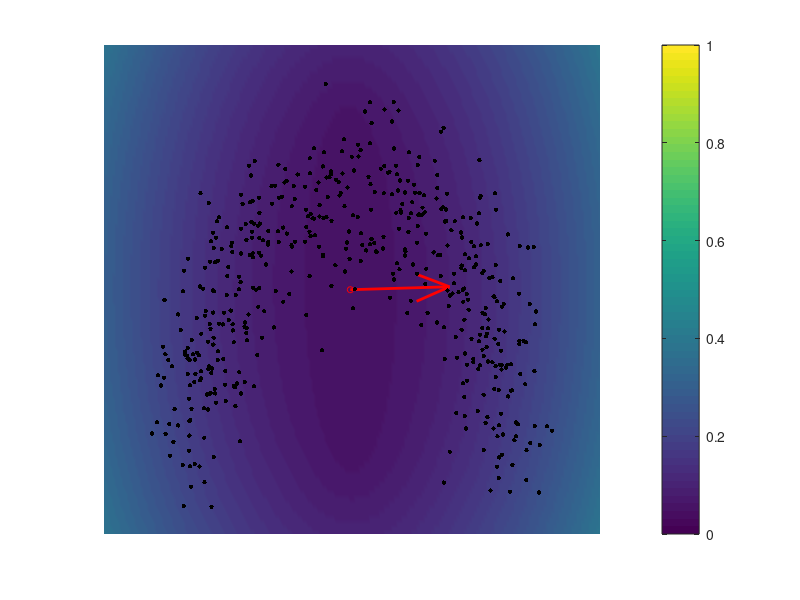
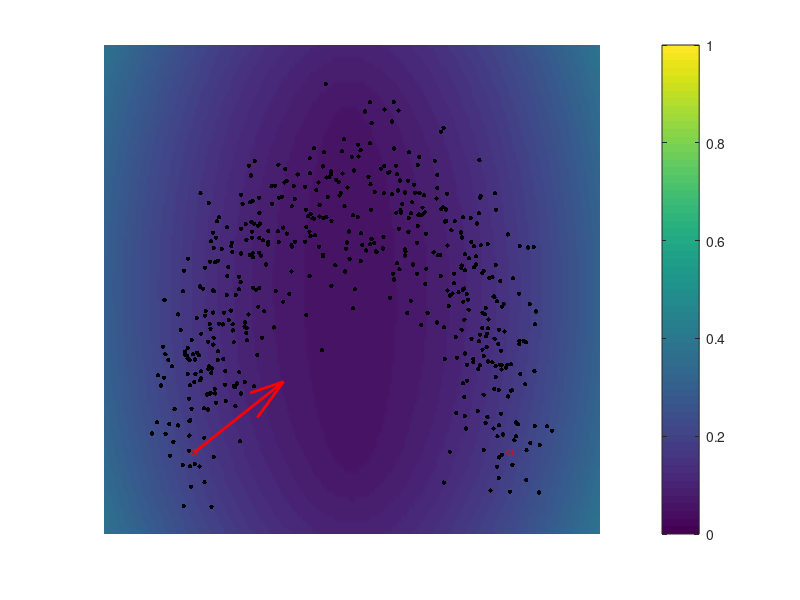

Recreate these plots in MATLAB, in order.
%% Code for the heatmap in Figure 2
%
% xiayq0121@zufe.edu.cn
% refered to Z. Yao, Y. Xia and Z. Fan, Random Fixed Boundary Flows, Journal of the American Statistical Association

% Generate data
sigma = 0.05;
r = 1/pi; theta = 0:pi/500:pi;
x0 = [r*cos(theta);r*sin(theta)];

rng(1);
noise = randn(size(x0))*sigma;

x = x0+noise;

xbar = mean(x,2);
 

% Calculate the first eigenvalues
n = 100; 
m = 200;
s = linspace(-0.5,0.5,m);
t = linspace(-0.1,0.5,n);
lambda = zeros(m,n);

for i = 1:m
    for j = 1:n
        H = bsxfun(@minus,x,[s(i);t(j)]);
        Sigma = (H*H')/size(x,2);
        e = eig(Sigma);
        lambda(i,j) = max(e);
    end
end

[S,T] = meshgrid(s,t);


%% Code for Figure2(a)
figure(1)
surf(S',T',lambda,'FaceColor','interp','LineStyle','None')
colorbar;
hold on;

scatter3(x(1,:),x(2,:),ones(1,size(x,2))*0.5,10, 'k', 'filled');
scatter3(xbar(1),xbar(2),0.5,20, 'r');

H = bsxfun(@minus,x,xbar);
Sigma = (H*H')/size(x,2);
[V,D] = eig(Sigma);
d = diag(D);
[~, idx] = max(d);
v = V(:,idx);
quiver3(xbar(1),xbar(2),0.5,-v(1),-v(2),0,0.2,'r','Linewidth',2)
view([0,0,1])

xlim([-0.5,0.5])
ylim([-0.1,0.5])
axis off;

%% Code for Figure2(b)
figure(2)

surf(S',T',lambda,'FaceColor','interp','LineStyle','None')
colorbar;
hold on;

scatter3(x(1,:),x(2,:),ones(1,size(x,2))*0.5,10, 'k', 'filled');
scatter3(x0(1,1),x0(2,1),0.5,20, 'r');
scatter3(x0(1,end),x0(2,end),0.5,20, 'r');

H = bsxfun(@minus,x,x0(:,end));
Sigma = (H*H')/size(x,2);
[V,D] = eig(Sigma);
d = diag(D);
[~, idx] = max(d);
v = V(:,idx);
quiver3(x0(1,end),x0(2,end),0.5,-v(1),-v(2),0,0.2,'r','LineWidth',2)

view([0,0,1])

xlim([-0.5,0.5])
ylim([-0.1,0.5])
axis off;
